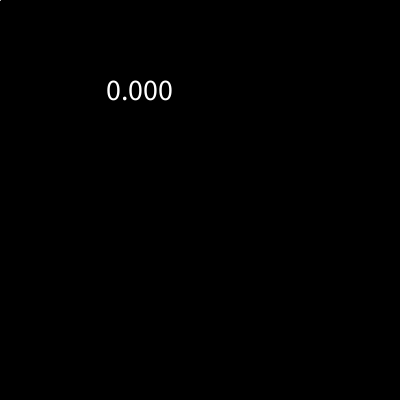
Frame 1 (no input)
Frame 60 (the mouse pressed at the canvas centre just before this capture): identical to frame 1, image omitted
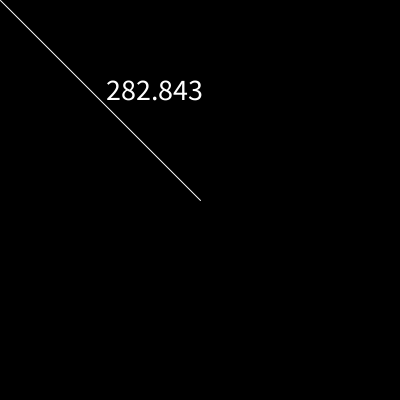
Frame 120 (the mouse held since frame 60 and released just before this capture)

The Processing sketch that drew these frames (run headless with seeded random() and noise(); from frame 60 on, the mouse is pressed at the canvas centre):

// Processing sketch: sketch_260616b_funciones_CONparamCONreturn
// ── sketch_260616b_funciones_CONparamCONreturn.pde
// funciones CON parametros y CON return (devuelven valor)

void setup(){
  size( 400, 400 );
  textSize( 30 );
}
void draw(){
  //if( mouseEstaEnMitadDerecha() == true ){  //redundante
  if( mouseEstaEnMitadDerecha() ){  //redundante
    background( 255 );
    fill( 0 );  //text
    stroke( 0 );
  }else{
    background( 0 );
    fill( 255 );  //text
    stroke( 255 );
  }  
  //
  line( mouseX, mouseY, 0 , 0 );
  //
  float d = dist( mouseX, mouseY, 0 , 0 );  // 4 param + devuelve valor float
  text( d, 100, 100 );
  //
  int aux = suma(50,50);
  println( aux );
  //
}

// ── Funciones.pde
//void --> no devuelve ningun valor

int suma( int a, int b ){  //int = tipo de dato a devolver
  return a + b;  //return = palabra clave del dato que se devuelve
}

boolean mouseEstaEnMitadDerecha(){
  return mouseX > width/2;  //true or false
}

//otros tipos: float, etc
